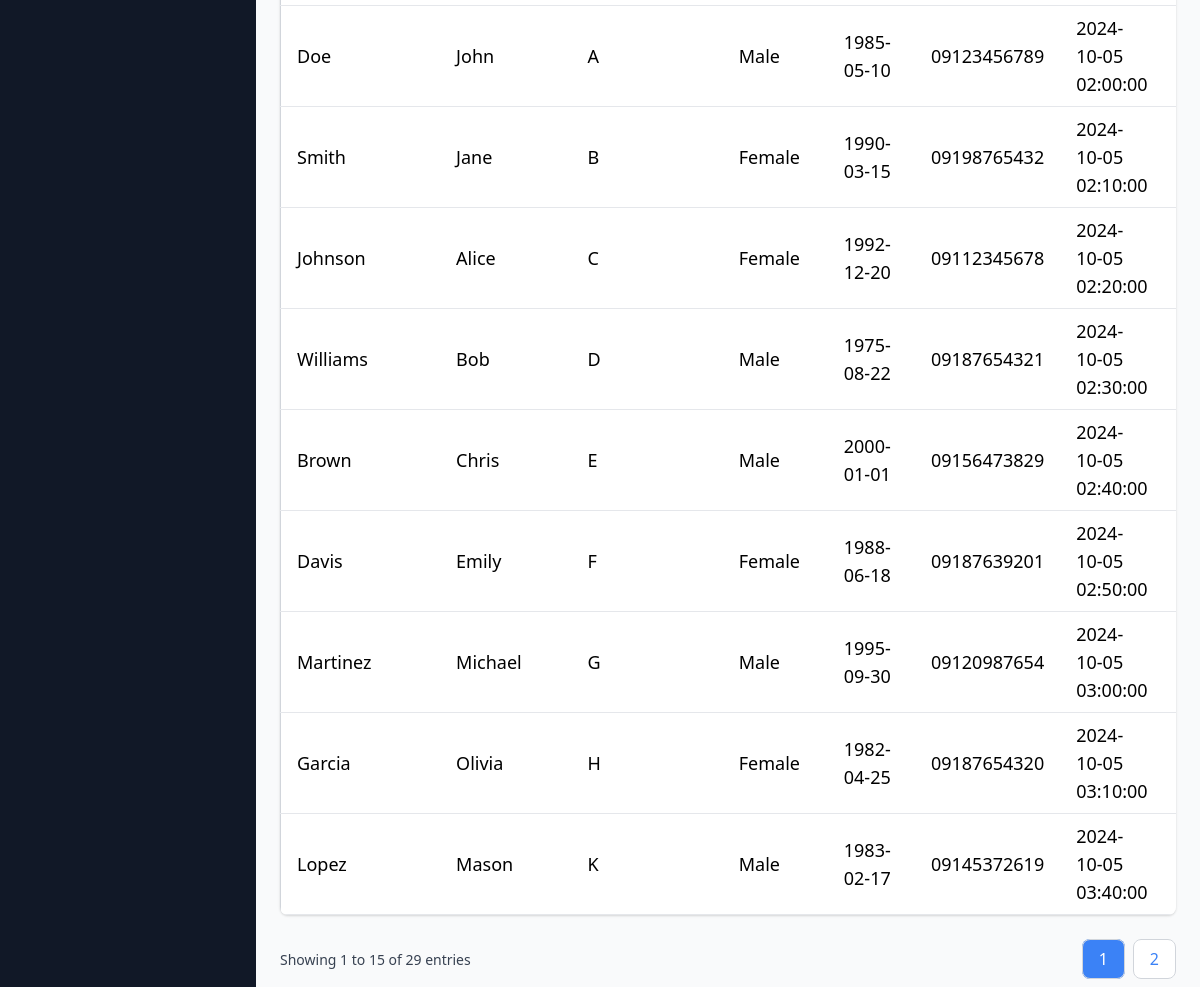
Before: /pages/secretary_history.php (signed in, lower part) with the older database file.
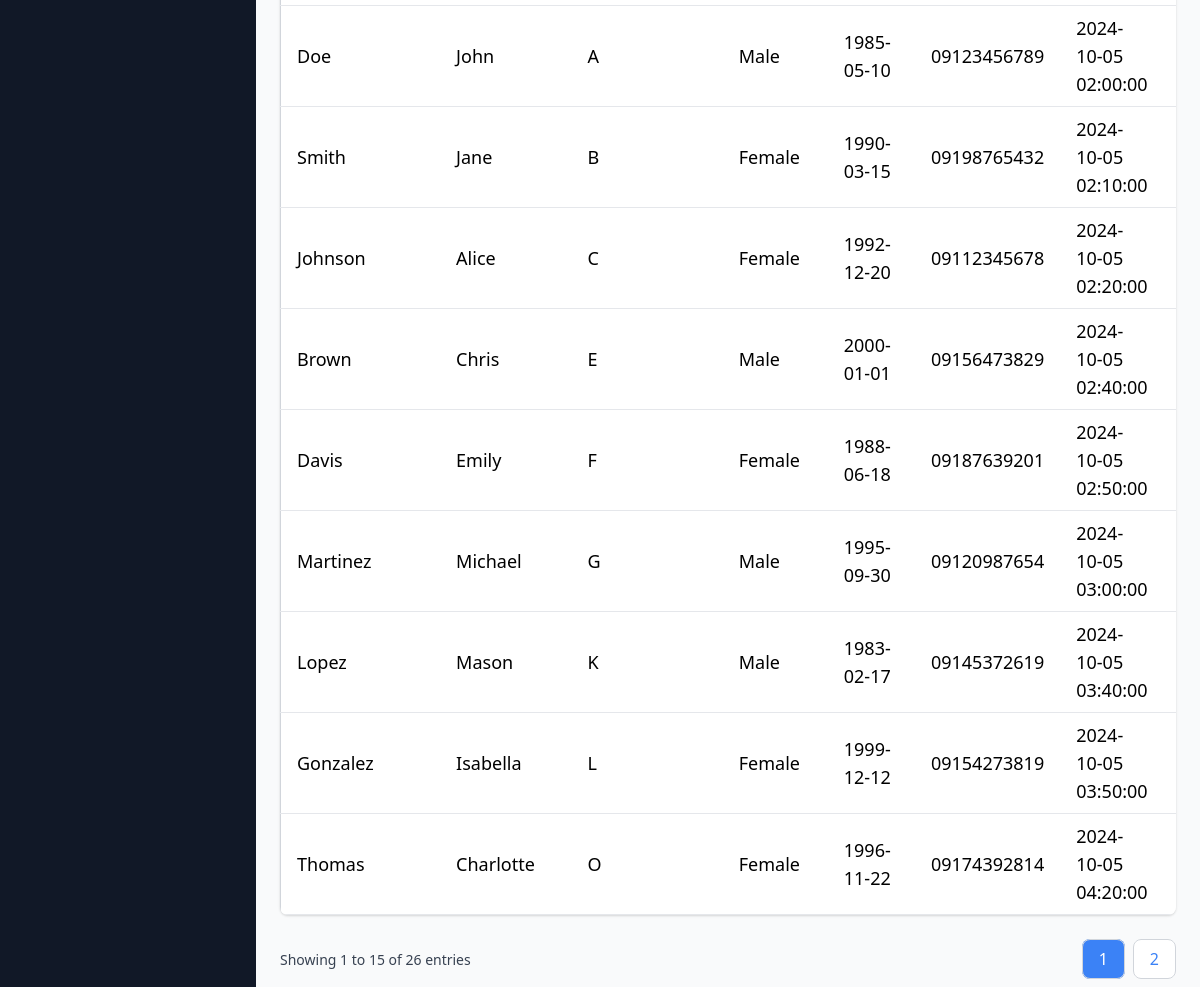
After: the same page with the newer database file.
### tables this page shows
CREATE TABLE `patients` (
  `patients_id` int(6) NOT NULL,
  `first_name` varchar(255) NOT NULL,
  `last_name` varchar(255) NOT NULL,
  `middle_name` varchar(255) DEFAULT NULL,
  `address` varchar(255) NOT NULL,
  `medication_history` text DEFAULT NULL,
  `date_of_birth` date NOT NULL,
  `gender` varchar(10) NOT NULL,
  `contact_no` varchar(15) NOT NULL,
  `date_added` timestamp NOT NULL DEFAULT current_timestamp() ON UPDATE current_timestamp()
);

### pages/secretary_history.php (the view, shortened to what this page needs)
<?php
include('db.php');
$search = "";
$limit = 15;
$page = isset($_GET['page']) ? (int)$_GET['page'] : 1;
$offset = ($page - 1) * $limit;
$sql = "SELECT patients_id, last_name, first_name, middle_name, gender, date_of_birth, contact_no, date_added FROM patients
        WHERE last_name LIKE '%$search%'
        OR first_name LIKE '%$search%'
        OR middle_name LIKE '%$search%'
        OR contact_no LIKE '%$search%'
        OR date_added LIKE '%$search%'
        LIMIT ?, ?";
$stmt = $conn->prepare($sql);
$stmt->bind_param("ii", $offset, $limit);
$stmt->execute();
$result = $stmt->get_result();
$total_result_sql = "SELECT COUNT(*) FROM patients
                     WHERE last_name LIKE '%$search%'
                     OR first_name LIKE '%$search%'
                     OR middle_name LIKE '%$search%'
                     OR contact_no LIKE '%$search%'
                     OR date_added LIKE '%$search%'";
$total_result = $conn->query($total_result_sql);
$total_rows = $total_result->fetch_row()[0];
$total_pages = ceil($total_rows / $limit);
?>
<!DOCTYPE html>
<html lang="en">
<head>
    <link rel="stylesheet" href="https://cdnjs.cloudflare.com/ajax/libs/font-awesome/6.0.0-beta3/css/all.min.css">
    <link href="https://unpkg.com/tailwindcss@2.2.19/dist/tailwind.min.css" rel="stylesheet">
</head>
<body class="bg-gray-100">
    <main class="w-full md:w-[calc(100%-256px)] md:ml-64 bg-gray-50 min-h-screen transition-all main">
        <div class="table-container px-6 py-4">
            <div class="overflow-x-auto bg-white rounded-lg shadow">
                <table class="min-w-full bg-white border border-gray-300">
                    <tbody>
                        <?php
                        if ($result->num_rows > 0) {
                            while($row = $result->fetch_assoc()) {
                                echo "<tr class='border-b border-gray-200 hover:bg-gray-100 text-lg'>
                                        <td class='py-2 px-4'>{$row['last_name']}</td>
                                        <td class='py-2 px-4'>{$row['first_name']}</td>
                                        <td class='py-2 px-4'>{$row['middle_name']}</td>
                                        <td class='py-2 px-4'>{$row['gender']}</td>
                                        <td class='py-2 px-4'>{$row['date_of_birth']}</td>
                                        <td class='py-2 px-4'>{$row['contact_no']}</td>
                                        <td class='py-2 px-4'>{$row['date_added']}</td>
                                        <td class='py-2 px-4'>
                                            <a href='secretary_history_result.php?id={$row['patients_id']}' class='action-btn view text-blue-500 hover:text-blue-700'><i class='fa fa-eye'></i></a>
                                        </td>
                                      </tr>";
                            }
                        } else {
                            echo "<tr><td colspan='8' class='py-2 px-4 text-center text-gray-500'>No records found</td></tr>";
                        }
                        ?>
                    </tbody>
                </table>
            </div>
        </div>
<div class="px-6 py-4 flex justify-between items-center">
    <div>
        <span class="text-sm text-gray-700">Showing <?php echo ($offset + 1) . " to " . min($offset + $limit, $total_rows) . " of " . $total_rows . " entries"; ?></span>
    </div>
    <div>
        <nav aria-label="Page navigation">
            <ul class="flex space-x-2">
                <?php for ($i = 1; $i <= $total_pages; $i++): ?>
                    <li>
                        <a href="?page=<?php echo $i; ?>&search=<?php echo urlencode($search); ?>" class="py-2 px-4 border border-gray-300 rounded-lg <?php echo $i === $page ? 'bg-blue-500 text-white' : 'bg-white text-blue-500 hover:bg-blue-100'; ?>">
                            <?php echo $i; ?>
                        </a>
                    </li>
                <?php endfor; ?>
            </ul>
        </nav>
    </div>
</div>
    </main>
    <?php include('secretary_homepage.php'); ?>
</body>
</html>

Changed rows visible on the page:
removed patients: last_name "Williams", first_name "Bob", middle_name "D", gender "Male", date_of_birth "1975-08-22", contact_no "09187654321", date_added "2024-10-05 02:30:00"
removed patients: last_name "Garcia", first_name "Olivia", middle_name "H", gender "Female", date_of_birth "1982-04-25", contact_no "09187654320", date_added "2024-10-05 03:10:00"
now on this page (row edited): patients: last_name "Gonzalez", first_name "Isabella", middle_name "L", gender "Female", date_of_birth "1999-12-12", contact_no "09154273819", date_added "2024-10-05 03:50:00"
now on this page (row unchanged): patients: last_name "Thomas", first_name "Charlotte", middle_name "O", gender "Female", date_of_birth "1996-11-22", contact_no "09174392814", date_added "2024-10-05 04:20:00"
Other visible differences:
$total_rows: "29" → "26"
